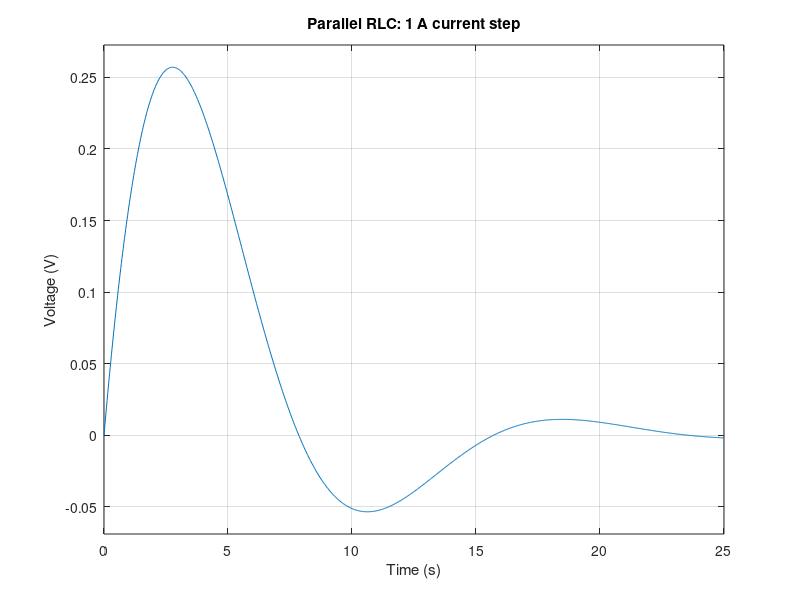
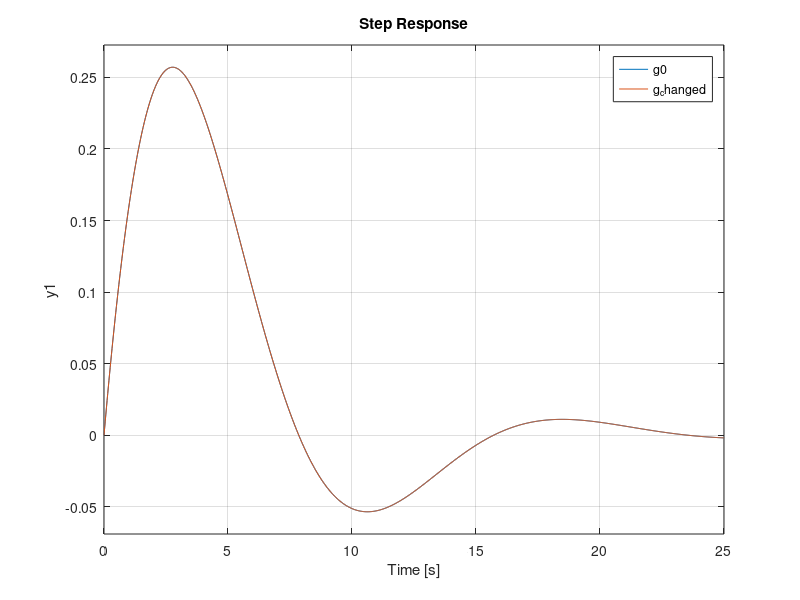

The MATLAB source for these figures, in order: (Note: this script raises an error after producing the figures.)
%[text] # 제어공학1 2주차 실습 — 물리 모델과 응답
%[text] **자료 버전: 2026-2-02**
%[text] 이 문서는 R2025a 이상의 Live Editor에서 설명과 코드를 함께 보는 실습 문서입니다. MATLAB Online에 업로드해 열고, 본인 사본에서 작업하세요.
%[text] 이 Live Script는 개편된 실습 교재 원본입니다. 본인 사본에서 실행하고 관찰을 기록합니다.
%[text] 이번 실습의 순서는 **예측 → 실행 → 관찰 → 물리적으로 설명**입니다. 회로/기계 모델의 식은 자습 HTML에서 확인하세요. 작성란의 빈 내용을 자신의 말로 채웁니다.
%[text] 특정 제출 파일명/형식은 이 문서에서 새로 정하지 않습니다. 조교와 현재 과제 안내를 따르세요.
%[text] [현재 실습 안내](https://chorok-daddy.github.io/courses/control-1/physical-models/assignment.html)
%% 실행 환경 확인
%[text] ## 0. 먼저 확인하기
%[text] 아래 코드는 MATLAB 버전을 표시하고 필요한 함수를 확인합니다. **Control System Toolbox**가 필요합니다. tf를 찾을 수 없다면 조교에게 환경 확인을 요청하세요.
disp(version);
assert(exist('tf','file') ~= 0, 'Control System Toolbox의 tf 함수를 확인하세요.');
%% RLC 기준 실행
%[text] ## 1. 병렬 RLC의 기준 응답
%[text] 입력은 전류[A], 출력은 전압[V]입니다. 영 초기조건에서 전달함수는 분자 s, 분모 C*s^2 + (1/R)*s + 1/L입니다.
%[text] **실행 전 예상:** 전압은 처음과 오래 후에 어떤 값이 될까요? 작성: ______
R0 = 0.5; % ohm
L0 = 1;   % H
C0 = 5;   % F
t_rlc = linspace(0,25,1001);
g0 = tf([1 0], [C0 1/R0 1/L0]);
disp(g0);
figure('Name','RLC baseline');
step(g0,t_rlc);
grid on;
title('Parallel RLC: 1 A current step');
xlabel('Time (s)'); ylabel('Voltage (V)');
%[text] **관찰:** 예상과 같은 점/다른 점을 적으세요. 작성: ______
%[text] 계수 배열은 s의 높은 차수부터 적습니다. 분자 [1 0]의 마지막 0을 생략하면 다른 모델이 됩니다.
%% RLC 한 변수씩 변경
%[text] ## 2. R, L, C를 한 가지씩 바꾸기
%[text] 아래에서 parameter를 "R", "L", "C" 중 하나로, factor를 2 또는 0.5로 바꾸고 이 섹션을 실행하세요. 기준 모델은 그대로 유지되어 두 곡선을 비교할 수 있습니다.
%[text] 처음에는 factor=1이므로 두 곡선이 겹칩니다. 코드를 이해한 뒤 값을 바꾸세요. 각 파라미터의 2배/0.5배 등 변화를 비교해 기록합니다.
parameter = "R"; % 학생이 바꿀 부분: "R", "L", "C"
factor = 1;      % 학생이 바꿀 부분: 2 또는 0.5
assert(any(parameter == ["R","L","C"]), 'parameter는 R, L, C 중 하나여야 합니다.');
assert(isscalar(factor) && isfinite(factor) && factor > 0, 'factor는 양수여야 합니다.');
R = R0; L = L0; C = C0;
switch parameter
    case "R"
        R = R0*factor;
    case "L"
        L = L0*factor;
    case "C"
        C = C0*factor;
end
g_changed = tf([1 0], [C 1/R 1/L]);
figure('Name','RLC comparison');
step(g0,g_changed,t_rlc);
grid on;
legend('Baseline',char(parameter + " x " + string(factor)), 'Location','best');
title('Change one parameter');
xlabel('Time (s)'); ylabel('Voltage (V)');
%[text] 아래는 관찰을 정리할 표입니다. 각 행에 해당하는 실험을 수행한 뒤 채우세요. 그래프를 저장한다면 어떤 파라미터 값인지 표시하세요.
%[text:table]
%[text] | 변경 | 실행 전 예상 | 그래프 관찰 | 물리적 설명 |
%[text] | --- | --- | --- | --- |
%[text] | R x 2 | 미작성 | 미작성 | 미작성 |
%[text] | R x 0.5 | 미작성 | 미작성 | 미작성 |
%[text] | L x 2 | 미작성 | 미작성 | 미작성 |
%[text] | L x 0.5 | 미작성 | 미작성 | 미작성 |
%[text] | C x 2 | 미작성 | 미작성 | 미작성 |
%[text] | C x 0.5 | 미작성 | 미작성 | 미작성 |
%[text:table]
%[text] **해석 힌트:** 무엇이 변하고 무엇이 유지되는지 나누어 보세요. 저항의 영향은 오늘의 병렬 회로에서 생각해야 합니다.
%% 기계 시스템 기준 실행
%[text] ## 3. 질량–스프링–댐퍼의 기준 응답
%[text] 입력은 힘[N], 출력은 평형점 기준 변위[m]입니다. 식은 M*y'' + b*y' + k*y = u입니다. 분자는 1, 분모 계수는 [M b k]입니다.
%[text] **실행 전 예상:** 일정한 힘을 계속 가하면 변위가 계속 커질까요? 작성: ______
M = 1; b = 2; k = 5;
t_msd = linspace(0,15,1001);
g_msd = tf(1,[M b k]);
figure('Name','Mechanical baseline');
step(g_msd,t_msd);
grid on;
title('Mass-spring-damper: 1 N force step');
xlabel('Time (s)'); ylabel('Displacement (m)');
%[text] **관찰과 이유:** 작성: ______
%% 기계 시스템 세 경우 비교
%[text] ## 4. 세 경우를 한 그래프에서 비교하기
%[text] 원문 과제의 세 경우: 기본 [1 2 5], 댐핑 증가 [1 8 5], 스프링 증가 [1 2 10]. 각 행의 순서는 [M b k]입니다.
%[text] 아래는 아직 세 행이 모두 기본값인 시작 코드입니다. **두 번째와 세 번째 행을 과제 조건에 맞게 바꾸세요.** 처음 실행해서 선이 겹치는 것은 이 때문입니다.
cases = [1 2 5;
         1 2 5;  % 학생이 바꿀 부분: 댐핑 증가 조건
         1 2 5]; % 학생이 바꿀 부분: 스프링 증가 조건
assert(isequal(size(cases),[3 3]) && all(cases(:)>0), 'cases는 양수의 3x3 배열이어야 합니다.');
figure('Name','Mechanical comparison');
hold on;
for idx = 1:3
    g_case = tf(1,cases(idx,:));
    [y_case,time_case] = step(g_case,t_msd);
    plot(time_case,y_case,'LineWidth',1.5);
end
hold off;
grid on;
legend('Case 1','Case 2','Case 3','Location','best');
title('Compare the three cases');
xlabel('Time (s)'); ylabel('Displacement (m)');
%[text:table]
%[text] | 경우 | 최종값에 관한 관찰 | 진동/피크에 관한 관찰 | 안정되는 시간에 관한 관찰 |
%[text] | --- | --- | --- | --- |
%[text] | Case 1 | 미작성 | 미작성 | 미작성 |
%[text] | Case 2 | 미작성 | 미작성 | 미작성 |
%[text] | Case 3 | 미작성 | 미작성 | 미작성 |
%[text:table]
%[text] **설명:** 댐핑을 키우는 것과 빨리 안정되는 것은 같은 뜻일까요? 스프링을 키웠을 때 최종값도 같은가요? 그래프와 모델식에 근거해 적으세요. 작성: ______
%% 마지막 확인
%[text] ## 5. 저장·제출 전 확인
%[text] - RLC에서 각 파라미터 변경 결과와 물리적 의미를 기록했는가?
%[text] - 기계 모델의 두 번째/세 번째 행을 실제 과제 조건으로 수정했는가?
%[text] - 세 경우가 한 그래프에 표시되고 범례·단위를 읽을 수 있는가?
%[text] - 미작성/빈칸을 채우고 결과를 자신의 말로 설명했는가?
%[text] - 본인 작업이 저장되어 있고 제출 방식은 조교 안내와 일치하는가? \
%[text] 현재 확인된 KLAS 2주차 과제 마감: 2026-09-10 23:59. 변경되면 최신 공지를 따르세요.
%[appendix]{"version":"1.0"}
%---
%[metadata:view]
%   data: {"layout":"inline","rightPanelPercent":40}
%---
